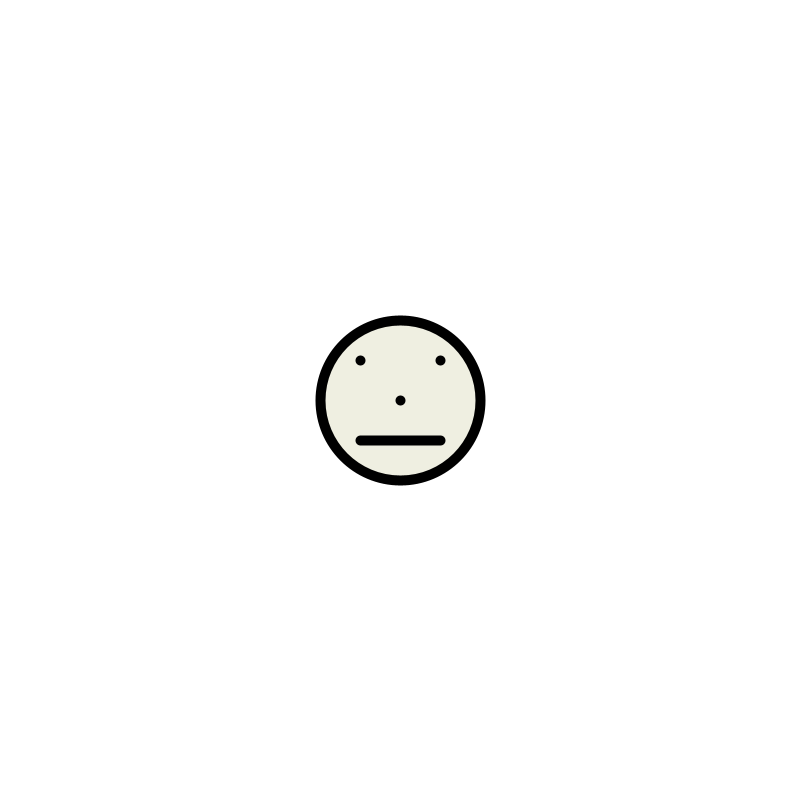
Frame 1 (no input)
Frame 60 (the mouse pressed at the canvas centre just before this capture): identical to frame 1, image omitted
Frame 120 (the mouse held since frame 60 and released just before this capture): identical to frame 1, image omitted

The Processing sketch that drew this single still picture (run headless with seeded random() and noise(); from frame 60 on, the mouse is pressed at the canvas centre):

// Processing sketch: smiey_som_er_dynamisk
// ── smiey_som_er_dynamisk.pde


void setup() {
  size(800, 800);
}

void draw() {
  background(255);
  strokeWeight(10);
  fill(120, 120, 0, 30);

  println(frameCount);
  //hoved
  circle(width/2, height/2, width/5);
  
  // næse
  point(width/2, height/2);
  
  //venstre øje
  point(width/2-width/5/2/2, height/2-height/5/2/2); 
  
  // højre øje
  point(width/2+width/5/2/2, height/2-height/5/2/2); 
  
   //mund
  line(width/2-width/5/2/2, height/2+height/5/2/2, width/2+width/5/2/2, height/2+height/5/2/2);

}
